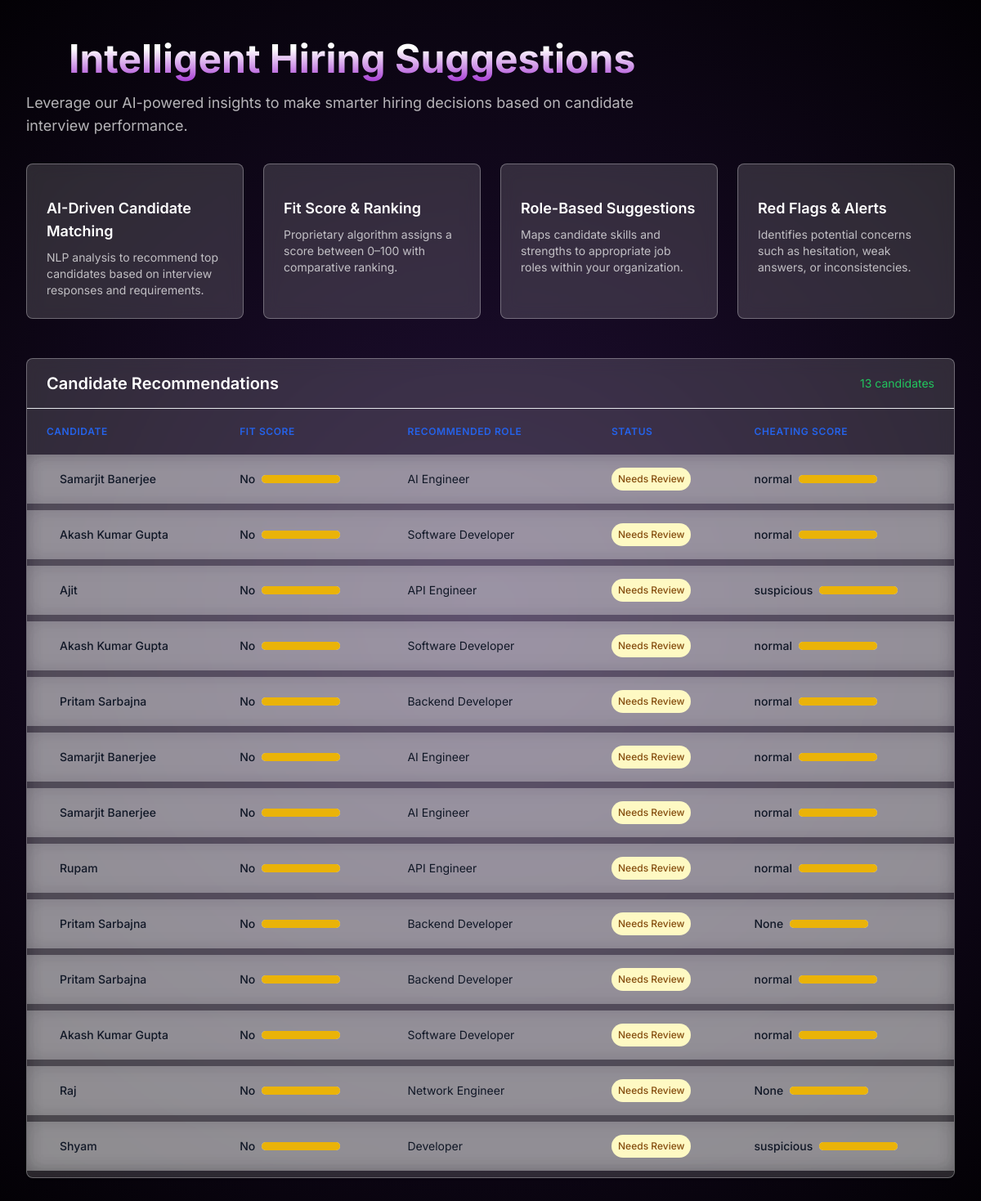
Page /hr/suggestions/ on the committed database.
### Hr/models.py (models this page shows)
class interviewSchedule(models.Model):
    name = models.CharField(max_length=200)
    email = models.CharField(max_length=200)
    jobRole = models.CharField(max_length=200)
    experience = models.CharField(max_length=200)
    resume = models.TextField()
    Assigned_hr = models.TextField(blank=True, null=True)
    strengths = models.TextField(blank=True, null=True)  # Now optional
    weaknesses = models.TextField(blank=True, null=True)  # Now optional
    accuracy = models.CharField(max_length=10, blank=True, null=True)  # e.g. "95%"
    communication = models.CharField(max_length=10, blank=True, null=True)  # High, Medium, or Low
    technical_depth = models.CharField(max_length=10, blank=True, null=True)  # High, Medium, or Low
    good_fit = models.CharField(max_length=5, blank=True, null=True)  # "Yes" or "No"
    evaluation_complete = models.BooleanField(default=False)  # Track if evaluation was completed
    interviewDate = models.DateField()  # Stores the date (YYYY-MM-DD format)
    interviewTime = models.TimeField()  # Stores the time (HH:MM:SS format)
    token = models.CharField(max_length=200, unique=True)
    createdAt = models.DateTimeField(auto_now_add=True)  # Timestamp for record creation
    cheatingScore = models.CharField(max_length=20, blank=True, null=True)  # normal, suspicious, cheating

### Hr/views.py (the view)
# urls.py: path('suggestions/', views.hiring_suggestions, name='hiring_suggestions'),
def hiring_suggestions(request):
    hr_session_email = request.session.get('hr_email', None)
    candidates = interviewSchedule.objects.filter(Assigned_hr= hr_session_email).filter(evaluation_complete=True)
    sorted_candidates = candidates.order_by('-accuracy', '-technical_depth')
    evaluated_candidates = []
    for c in sorted_candidates:
        accuracy_str = (c.accuracy or '').replace('%', '').strip()
        try:
            accuracy = float(accuracy_str)
        except (ValueError, TypeError):
            accuracy = 0.0
        cheating_score = safe_lower(c.cheatingScore)
        good_fit = safe_lower(c.good_fit)
        is_cheating = cheating_score == 'no'
        is_good_fit = good_fit == 'yes'
        if accuracy > 80 and is_good_fit and is_cheating:
            status = 'Good Fit'
        elif not is_cheating :
            status = 'Needs Review'
        evaluated_candidates.append({
            'name': c.name,
            'jobRole': c.jobRole,
            'accuracy': accuracy,
            'status': status,
            'cheatingScore': c.cheatingScore,
            'good_fit': c.good_fit,
        })
    count = len(evaluated_candidates)
    return render(request, 'HiringSuggestionsSam.html', {'candidates': evaluated_candidates,'count': count})

### Hr/views.py (called while the page is built)
def safe_lower(s):
    if isinstance(s, str):
        return s.lower()
    return ''

### Templates/HiringSuggestionsSam.html (shortened to what this page needs)
<!DOCTYPE html>
<html lang="en">
  <head>
    <script src="https://cdn.tailwindcss.com"></script>
  </head>
  <body>
    <div class="max-w-7xl mx-auto px-4 sm:px-6 lg:px-8 py-10">
      <div class="mb-8">
        <div class="flex items-center space-x-3">
          <i data-lucide="brain-cog" class="w-8 h-8 text-blue-600"></i>
          <h1 class="h-txt text-5xl font-bold p-2">
            Intelligent Hiring Suggestions
          </h1>
        </div>
        <p class="p-c mt-2 text-lg max-w-3xl">
          Leverage our AI-powered insights to make smarter hiring decisions
          based on candidate interview performance.
        </p>
      </div>
      <div class="mb-12 grid grid-cols-1 sm:grid-cols-2 lg:grid-cols-4 gap-6">
        <div class="glass rounded-lg p-6 flex flex-col h-full">
          <h3 class="text-lg font-semibold mb-2">
            AI-Driven Candidate Matching
          </h3>
          <p class="p-c text-sm">
            NLP analysis to recommend top candidates based on interview
            responses and requirements.
          </p>
        </div>
        <div class="glass rounded-lg p-6 flex flex-col h-full">
          <h3 class="text-lg font-semibold mb-2">Fit Score & Ranking</h3>
          <p class="p-c text-sm">
            Proprietary algorithm assigns a score between 0–100 with comparative
            ranking.
          </p>
        </div>
        <div class="glass rounded-lg p-6 flex flex-col h-full">
          <h3 class="text-lg font-semibold mb-2">Role-Based Suggestions</h3>
          <p class="p-c text-sm">
            Maps candidate skills and strengths to appropriate job roles within
            your organization.
          </p>
        </div>
        <div class="glass rounded-lg p-6 flex flex-col h-full">
          <h3 class="text-lg font-semibold mb-2">Red Flags & Alerts</h3>
          <p class="p-c text-sm">
            Identifies potential concerns such as hesitation, weak answers, or
            inconsistencies.
          </p>
        </div>
      </div>
      <div class="glassCandidate rounded-lg shadow">
        <div
          class="px-6 py-4 border-b border-gray-200 flex justify-between items-center"
        >
          <h2 class="text-xl font-semibold">Candidate Recommendations</h2>
          <span class="text-sm text-green-500"
            >
              {{count}} candidates</span
          >
        </div>
        <div class="table-container">
          <table class="min-w-full divide-y divide-gray-200 custom-table">
            <thead>
              <tr>
                <th
                  class="px-6 py-3 text-left text-xs font-semibold text-blue-600 uppercase tracking-wider"
                >
                  <div class="flex items-center space-x-1">
                    <span>Candidate</span>
                    <i data-lucide="arrow-up-down" class="w-4 h-4"></i>
                  </div>
                </th>
                <th
                  class="px-6 py-3 text-left text-xs font-semibold text-blue-600 uppercase tracking-wider"
                >
                  <div class="flex items-center space-x-1">
                    <span>Fit Score</span>
                    <i data-lucide="arrow-up-down" class="w-4 h-4"></i>
                  </div>
                </th>
                <th
                  class="px-6 py-3 text-left text-xs font-semibold text-blue-600 uppercase tracking-wider"
                >
                  <div class="flex items-center space-x-1">
                    <span>Recommended Role</span>
                    <i data-lucide="arrow-up-down" class="w-4 h-4"></i>
                  </div>
                </th>
                <th
                  class="px-6 py-3 text-left text-xs font-semibold text-blue-600 uppercase tracking-wider"
                >
                  <div class="flex items-center space-x-1">
                    <span>Status</span>
                    <i data-lucide="arrow-up-down" class="w-4 h-4"></i>
                  </div>
                </th>
                <th
                  class="px-6 py-3 text-left text-xs font-semibold text-blue-600 uppercase tracking-wider"
                >
                  <div class="flex items-center space-x-1">
                    <span>Cheating Score</span>
                    <i data-lucide="alert-triangle" class="w-4 h-4"></i>
                  </div>
                </th>
              </tr>
            </thead>
            <tbody class="glass divide-y divide-gray-200">
              {% for candidate in candidates %}
              <tr class="table-row-hover glass">
                <td class="px-6 py-4 whitespace-nowrap">
                  <div class="flex items-center">
                    <div class="ml-4">
                      <div class="text-sm font-medium text-gray-900">
                          {{ candidate.name }}
                      </div>
                    </div>
                  </div>
                </td>
                <td class="px-6 py-4 whitespace-nowrap">
                  <div class="flex items-center">
                    <span class="text-sm font-medium text-gray-900 mr-2"
                      >
                       {{ candidate.good_fit }}
                      </span
                    >
                    <div class="w-24 bg-gray-200 rounded-full h-2.5">
                      <div
                        class="h-2.5 rounded-full bg-green-500 bg-yellow-500 bg-red-500"></div>
                    </div>
                  </div>
                </td>
                <td class="px-6 py-4 whitespace-nowrap text-sm text-gray-900">
                   {{ candidate.jobRole }}
                </td>
                <td class="px-6 py-4 whitespace-nowrap">
                  <span
                    class="px-2 py-1 inline-flex text-xs leading-5 font-medium rounded-full bg-green-100 text-green-800 bg-blue-100 text-blue-800 bg-yellow-100 text-yellow-800 bg-red-100 text-red-800"
                  >
                   {{candidate.status}}
                  </span>
                </td>
                <td class="px-6 py-4 whitespace-nowrap">
                  <div class="flex items-center">
                    <span class="text-sm font-medium text-gray-900 mr-2">
                       {{ candidate.cheatingScore }}
                      </span>
                    <div class="w-24 bg-gray-200 rounded-full h-2.5">
                      <div
                        class="h-2.5 rounded-full bg-red-500 bg-orange-500 bg-yellow-500 bg-green-500"
                      ></div>
                    </div>
                  </div>
                </td>
              </tr>
              {% endfor %}
            </tbody>
          </table>
        </div>
      </div>
    </div>
  </body>
</html>

### Templates/HiringSuggestionsSam.html (style rules this page uses)
body { background: radial-gradient(circle, rgb(34, 16, 55), rgb(3, 1, 5)); display: flex; justify-content: center; align-items: center; margin: 0; overflow: auto; font-family: "Inter", serif; color: #fff; }
.h-txt { font-size: 3rem; background: linear-gradient(180deg, #fff 30.17%, #9e29d0 100%); background-clip: text; -webkit-background-clip: text; -webkit-text-fill-color: transparent; }
.p-c { color: rgba(255, 255, 255, 0.7); }
.glass, .glassCandidate { background: rgba(255, 255, 255, 0.15); border: 1px solid rgba(255, 255, 255, 0.3); backdrop-filter: blur(10px); -webkit-backdrop-filter: blur(10px); transition: all 0.3s ease-in-out; }
.table-row-hover { transition: all 0.3s ease-in-out; position: relative; transform-origin: center; }
.table-container { width: 100%; position: relative; overflow-x: auto; transition: box-shadow 0.2s; scrollbar-width: thin; scrollbar-color: rgba(255, 255, 255, 0.3) transparent; }
.custom-table { border-spacing: 0 0.5rem; border-collapse: separate; min-width: 800px; }
.table-container { overflow-x: auto; -webkit-overflow-scrolling: touch; scroll-behavior: smooth; }

### rows in the picture
interviewSchedule: name "Samarjit Banerjee", good_fit "No", jobRole "AI Engineer", cheatingScore "normal"
interviewSchedule: name "Akash Kumar Gupta", good_fit "No", jobRole "Software Developer", cheatingScore "normal"
interviewSchedule: name "Ajit", good_fit "No", jobRole "API Engineer", cheatingScore "suspicious"
interviewSchedule: name "Akash Kumar Gupta", good_fit "No", jobRole "Software Developer", cheatingScore "normal"
interviewSchedule: name "Pritam Sarbajna", good_fit "No", jobRole "Backend Developer", cheatingScore "normal"
interviewSchedule: name "Samarjit Banerjee", good_fit "No", jobRole "AI Engineer", cheatingScore "normal"
interviewSchedule: name "Samarjit Banerjee", good_fit "No", jobRole "AI Engineer", cheatingScore "normal"
interviewSchedule: name "Rupam", good_fit "No", jobRole "API Engineer", cheatingScore "normal"
interviewSchedule: name "Pritam Sarbajna", good_fit "No", jobRole "Backend Developer"
interviewSchedule: name "Pritam Sarbajna", good_fit "No", jobRole "Backend Developer", cheatingScore "normal"
interviewSchedule: name "Akash Kumar Gupta", good_fit "No", jobRole "Software Developer", cheatingScore "normal"
interviewSchedule: name "Raj", good_fit "No", jobRole "Network Engineer"
interviewSchedule: name "Shyam", good_fit "No", jobRole "Developer", cheatingScore "suspicious"

### other values in the picture
{{ count }} "13"
{{ candidate.status }} "Needs Review" "Needs Review" "Needs Review" "Needs Review" "Needs Review" "Needs Review" "Needs Review" "Needs Review" "Needs Review" "Needs Review" "Needs Review" "Needs Review" "Needs Review"
{{ candidate.cheatingScore }} "None" "None"
